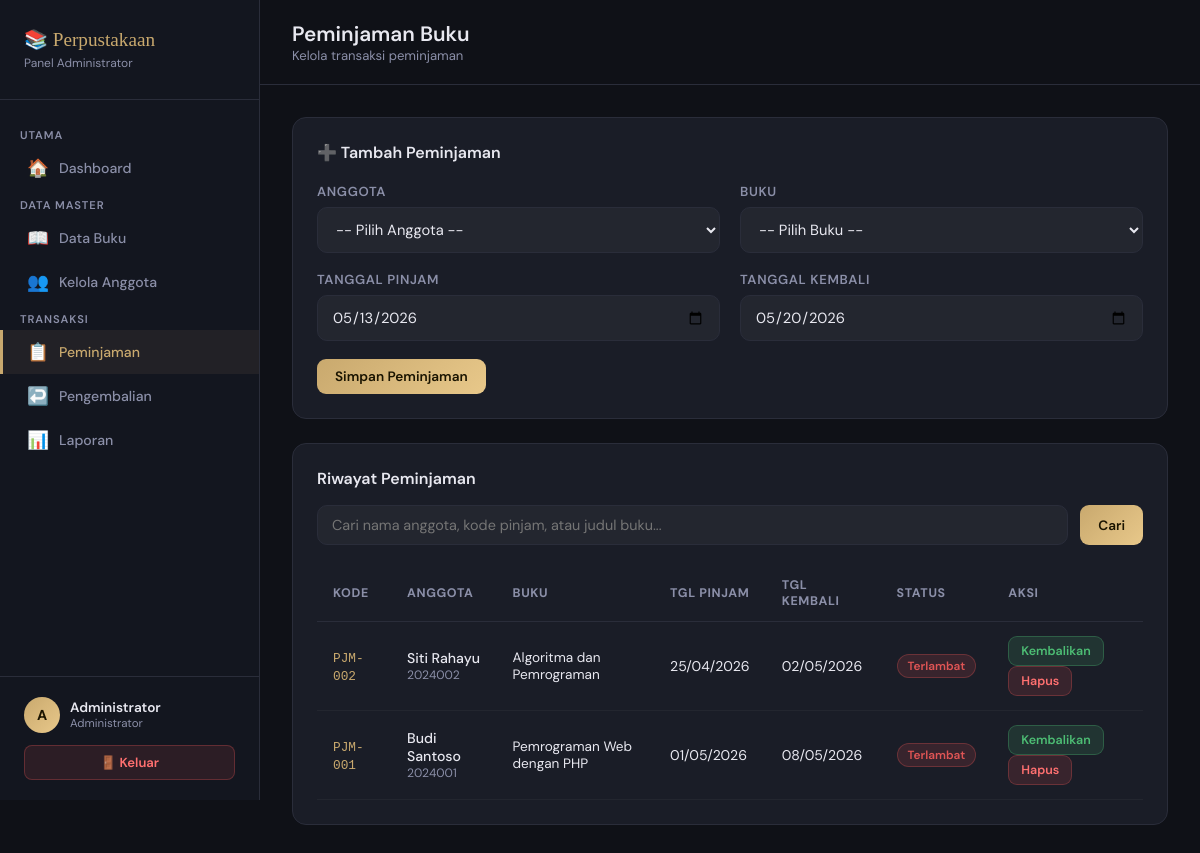
/admin/peminjaman.php (signed in), run on the app's committed database.
### tables this page shows
CREATE TABLE IF NOT EXISTS peminjaman (
    id INT AUTO_INCREMENT PRIMARY KEY,
    kode_pinjam VARCHAR(20) NOT NULL UNIQUE,
    anggota_id INT NOT NULL,
    buku_id INT NOT NULL,
    tgl_pinjam DATE NOT NULL,
    tgl_kembali DATE NOT NULL,
    tgl_pengembalian DATE NULL,
    status ENUM('dipinjam','dikembalikan','terlambat') DEFAULT 'dipinjam',
    denda INT DEFAULT 0,
    created_at TIMESTAMP DEFAULT CURRENT_TIMESTAMP,
    FOREIGN KEY (anggota_id) REFERENCES anggota(id),
    FOREIGN KEY (buku_id) REFERENCES buku(id)
);

CREATE TABLE IF NOT EXISTS anggota (
    id INT AUTO_INCREMENT PRIMARY KEY,
    nis VARCHAR(20) NOT NULL UNIQUE,
    nama VARCHAR(100) NOT NULL,
    kelas VARCHAR(20),
    alamat TEXT,
    telepon VARCHAR(15),
    user_id INT,
    created_at TIMESTAMP DEFAULT CURRENT_TIMESTAMP,
    FOREIGN KEY (user_id) REFERENCES user(id) ON DELETE SET NULL
);

CREATE TABLE IF NOT EXISTS buku (
    id INT AUTO_INCREMENT PRIMARY KEY,
    kode_buku VARCHAR(20) NOT NULL UNIQUE,
    judul VARCHAR(200) NOT NULL,
    pengarang VARCHAR(100),
    penerbit VARCHAR(100),
    tahun_terbit YEAR,
    kategori VARCHAR(50),
    stok INT DEFAULT 0,
    created_at TIMESTAMP DEFAULT CURRENT_TIMESTAMP
);

### admin/peminjaman.php (the view, shortened to what this page needs)
<?php
include "../koneksi.php";
include "../includes/navbar_admin.php";
$search = isset($_GET['q']) ? mysqli_real_escape_string($conn, $_GET['q']) : '';
$where  = $search ? "WHERE a.nama LIKE '%$search%' OR p.kode_pinjam LIKE '%$search%' OR b.judul LIKE '%$search%'" : '';
$query = mysqli_query($conn, "
    SELECT p.*, a.nama AS nama_anggota, a.nis, b.judul, b.kode_buku
    FROM peminjaman p
    JOIN anggota a ON p.anggota_id=a.id
    JOIN buku b ON p.buku_id=b.id
    $where ORDER BY p.id DESC
");
?>
<div class="topbar">
    <div>
        <h1>Peminjaman Buku</h1>
        <div class="breadcrumb">Kelola transaksi peminjaman</div>
    </div>
</div>
<div class="content">
<div class="card">
    <h3 style="font-size:1rem;font-weight:600;margin-bottom:20px;">➕ Tambah Peminjaman</h3>
    <form method="POST">
        <div class="form-row">
            <div class="form-group">
                <label>Anggota</label>
                <select name="anggota_id" required>
                    <option value="">-- Pilih Anggota --</option>
                </select>
            </div>
            <div class="form-group">
                <label>Buku</label>
                <select name="buku_id" required>
                    <option value="">-- Pilih Buku --</option>
                </select>
            </div>
        </div>
        <div class="form-row">
            <div class="form-group">
                <label>Tanggal Pinjam</label>
                <input type="date" name="tgl_pinjam" value="<?= date('Y-m-d') ?>" required>
            </div>
            <div class="form-group">
                <label>Tanggal Kembali</label>
                <input type="date" name="tgl_kembali" value="<?= date('Y-m-d', strtotime('+7 days')) ?>" required>
            </div>
        </div>
        <button type="submit" name="simpan" class="btn btn-primary">Simpan Peminjaman</button>
    </form>
</div>
<div class="card">
    <div style="display:flex;justify-content:space-between;align-items:center;margin-bottom:16px;">
        <h3 style="font-size:1rem;font-weight:600;">Riwayat Peminjaman</h3>
    </div>
    <form method="GET" class="search-box">
        <input type="text" name="q" value="<?= htmlspecialchars($search) ?>" placeholder="Cari nama anggota, kode pinjam, atau judul buku...">
        <button type="submit" class="btn btn-primary">Cari</button>
    </form>
    <table>
        <thead>
            <tr><th>Kode</th><th>Anggota</th><th>Buku</th><th>Tgl Pinjam</th><th>Tgl Kembali</th><th>Status</th><th>Aksi</th></tr>
        </thead>
        <tbody>
            <?php while($row = mysqli_fetch_assoc($query)):
                $today = date('Y-m-d');
                if($row['status']=='dipinjam' && $row['tgl_kembali'] < $today) {
                    $row['status']='terlambat';
                }
            ?>
            <tr>
                <td><code style="color:var(--gold);font-size:.8rem;"><?= $row['kode_pinjam'] ?></code></td>
                <td>
                    <div style="font-weight:500;"><?= htmlspecialchars($row['nama_anggota']) ?></div>
                    <div style="font-size:.76rem;color:var(--muted);"><?= $row['nis'] ?></div>
                </td>
                <td style="font-size:.85rem;"><?= htmlspecialchars($row['judul']) ?></td>
                <td><?= date('d/m/Y', strtotime($row['tgl_pinjam'])) ?></td>
                <td><?= date('d/m/Y', strtotime($row['tgl_kembali'])) ?></td>
                <td>
                    <?php if($row['status']=='dikembalikan'): ?><span class="badge badge-green">Dikembalikan</span>
                    <?php elseif($row['status']=='terlambat'): ?><span class="badge badge-red">Terlambat</span>
                    <?php else: ?><span class="badge badge-gold">Dipinjam</span><?php endif; ?>
                </td>
                <td>
                    <?php if($row['status'] != 'dikembalikan'): ?>
                    <a href="pengembalian.php?id=<?= $row['id'] ?>" class="btn btn-sm" style="background:rgba(77,189,116,.15);border:1px solid rgba(77,189,116,.3);color:#4dbd74;">Kembalikan</a>
                    <?php endif; ?>
                    <a href="peminjaman.php?hapus=<?= $row['id'] ?>" class="btn btn-sm btn-danger" onclick="return confirm('Hapus data ini?')">Hapus</a>
                </td>
            </tr>
            <?php endwhile; ?>
        </tbody>
    </table>
</div>
</div>
</div></body></html>

### includes/navbar_admin.php (style rules this page uses)
:root { --bg:#0f1117;--sidebar:#13161f;--card:#1a1d27;--border:#2a2d3a;--gold:#c9a96e;--gold-light:#e8c88a;--text:#e8e8f0;--muted:#8b8fa8;--danger:#e05555;--success:#4dbd74; }
* { margin:0;padding:0;box-sizing:border-box; }
body { font-family:'DM Sans',sans-serif;background:var(--bg);color:var(--text);display:flex;min-height:100vh; }
.topbar { padding:20px 32px;border-bottom:1px solid var(--border);background:var(--bg);display:flex;align-items:center;justify-content:space-between; }
.topbar h1 { font-size:1.3rem;font-weight:600; }
.topbar .breadcrumb { font-size:.82rem;color:var(--muted); }
.content { padding:32px;flex:1; }
.card { background:var(--card);border:1px solid var(--border);border-radius:14px;padding:24px;margin-bottom:24px; }
table { width:100%;border-collapse:collapse; }
thead th { text-align:left;padding:12px 16px;font-size:.78rem;color:var(--muted);text-transform:uppercase;letter-spacing:.05em;border-bottom:1px solid var(--border); }
tbody td { padding:14px 16px;font-size:.88rem;border-bottom:1px solid rgba(255,255,255,.04); }
.badge { display:inline-block;padding:3px 10px;border-radius:20px;font-size:.74rem;font-weight:600; }
.badge-red { background:rgba(224,85,85,.15);color:#e05555;border:1px solid rgba(224,85,85,.3); }
.btn { display:inline-block;padding:9px 18px;border-radius:9px;font-size:.85rem;font-weight:600;text-decoration:none;border:none;cursor:pointer;font-family:'DM Sans',sans-serif;transition:all .2s; }
.btn-primary { background:linear-gradient(135deg,var(--gold),var(--gold-light));color:#1a1400; }
.btn-danger { background:rgba(224,85,85,.15);border:1px solid rgba(224,85,85,.3);color:#ff7070; }
.btn-sm { padding:6px 12px;font-size:.78rem; }
.form-group { margin-bottom:18px; }
.form-group label { display:block;font-size:.82rem;font-weight:600;color:var(--muted);margin-bottom:7px;text-transform:uppercase;letter-spacing:.05em; }
.form-group input,.form-group select,.form-group textarea { width:100%;background:rgba(255,255,255,.04);border:1px solid var(--border);border-radius:10px;padding:11px 14px;color:var(--text);font-size:.92rem;font-family:'DM Sans',sans-serif;transition:all .2s;outline:none; }
.form-group select option { background:var(--card); }
.form-row { display:grid;grid-template-columns:1fr 1fr;gap:20px; }
.search-box { display:flex;gap:12px;margin-bottom:20px; }
.search-box input { flex:1;background:rgba(255,255,255,.04);border:1px solid var(--border);border-radius:10px;padding:10px 14px;color:var(--text);font-size:.9rem;font-family:'DM Sans',sans-serif;outline:none; }

### data on the page
peminjaman: kode_pinjam "PJM-002", anggota.nama "Siti Rahayu", anggota.nis "2024002", buku.judul "Algoritma dan Pemrograman", tgl_pinjam "25/04/2026", tgl_kembali "02/05/2026", status "Terlambat"
peminjaman: kode_pinjam "PJM-001", anggota.nama "Budi Santoso", anggota.nis "2024001", buku.judul "Pemrograman Web dengan PHP", tgl_pinjam "01/05/2026", tgl_kembali "08/05/2026"

### other printed values
substr($_SESSION['nama'], 0, 1) "A"
$_SESSION['nama'] "Administrator"
